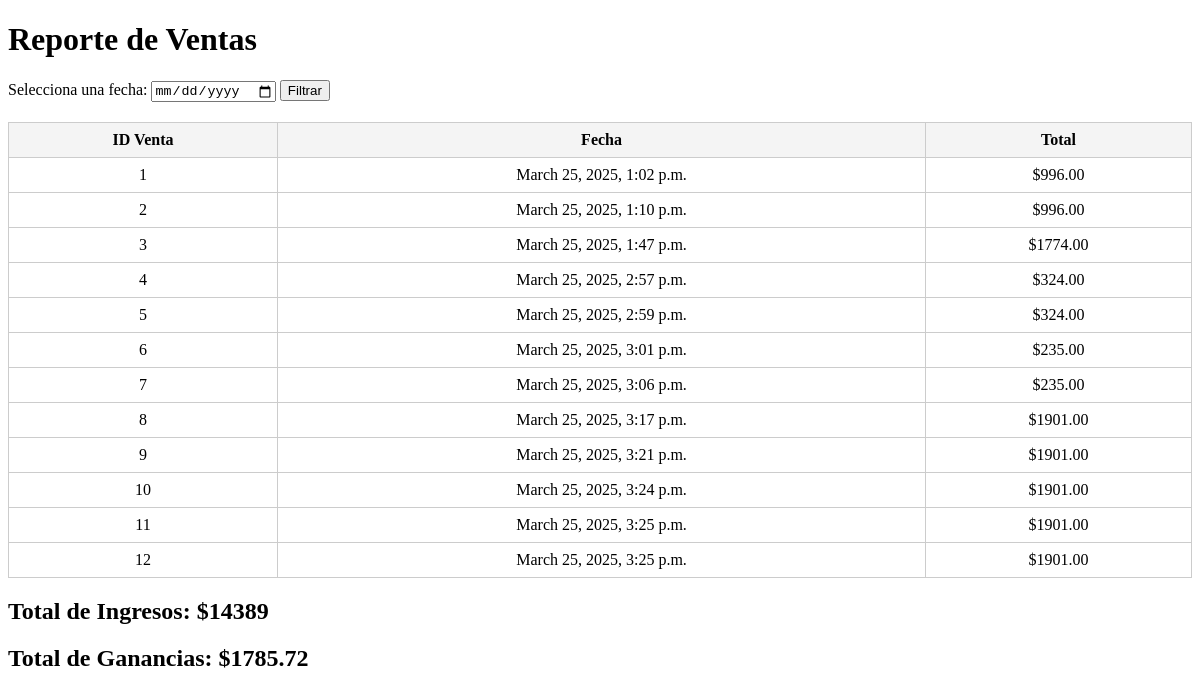
/productos/reporte_ventas/, run on the app's committed database.
### productos/models.py (models this page shows, shortened)
class Venta(models.Model):
    fecha = models.DateTimeField(auto_now_add=True)  # Fecha y hora de la venta
    def total_venta(self):
        return sum(detalle.subtotal for detalle in self.detalles.all())

class DetalleVenta(models.Model):
    venta = models.ForeignKey(Venta, related_name='detalles', on_delete=models.CASCADE)
    producto = models.ForeignKey(Producto, on_delete=models.CASCADE)
    cantidad = models.IntegerField()
    subtotal = models.DecimalField(max_digits=10, decimal_places=2)

### productos/views.py (the view)
# urls.py: path('reporte_ventas/', views.reporte_ventas, name='reporte_ventas'),
def reporte_ventas(request):
    fecha = request.GET.get('fecha')
    if fecha:
        fecha_inicio = datetime.strptime(fecha, "%Y-%m-%d")
        ventas = Venta.objects.filter(fecha__date=fecha_inicio)
    else:
        ventas = Venta.objects.all()
    total_ingresos = ventas.aggregate(Sum('detalles__subtotal'))['detalles__subtotal__sum'] or 0
    total_ganancia = sum(
        sum(detalle.subtotal - (detalle.cantidad * detalle.producto.costo) for detalle in venta.detalles.all())
        for venta in ventas
    )
    return render(request, 'productos/reporte_ventas.html', {
        'ventas': ventas,
        'total_ingresos': total_ingresos,
        'total_ganancia': total_ganancia,
        'fecha': fecha
    })

### productos/templates/productos/reporte_ventas.html (shortened to what this page needs)
<!DOCTYPE html>
<html>
<head>
</head>
<body>
    <h1>Reporte de Ventas</h1>
    <form method="GET" action="{% url 'reporte_ventas' %}">
        <label for="fecha">Selecciona una fecha:</label>
        <input type="date" id="fecha" name="fecha" value="{{ fecha }}">
        <button type="submit">Filtrar</button>
    </form>
    <table>
        <thead>
            <tr>
                <th>ID Venta</th>
                <th>Fecha</th>
                <th>Total</th>
            </tr>
        </thead>
        <tbody>
            {% for venta in ventas %}
                <tr>
                    <td>{{ venta.id }}</td>
                    <td>{{ venta.fecha }}</td>
                    <td>${{ venta.total_venta }}</td>
                </tr>
            {% endfor %}
        </tbody>
    </table>
    <h2>Total de Ingresos: ${{ total_ingresos }}</h2>
    <h2>Total de Ganancias: ${{ total_ganancia }}</h2>
</body>
</html>

### productos/templates/productos/reporte_ventas.html (style rules this page uses)
table { width: 100%; border-collapse: collapse; }
th, td { border: 1px solid #ccc; padding: 8px; text-align: center; }
th { background-color: #f4f4f4; }
form { margin-bottom: 20px; }

### data on the page
Venta: id "1", fecha "March 25, 2025, 1:02 p.m.", total_venta "996.00"
Venta: id "2", fecha "March 25, 2025, 1:10 p.m.", total_venta "996.00"
Venta: id "3", fecha "March 25, 2025, 1:47 p.m.", total_venta "1774.00"
Venta: id "4", fecha "March 25, 2025, 2:57 p.m.", total_venta "324.00"
Venta: id "5", fecha "March 25, 2025, 2:59 p.m.", total_venta "324.00"
Venta: id "6", fecha "March 25, 2025, 3:01 p.m.", total_venta "235.00"
Venta: id "7", fecha "March 25, 2025, 3:06 p.m.", total_venta "235.00"
Venta: id "8", fecha "March 25, 2025, 3:17 p.m.", total_venta "1901.00"
Venta: id "9", fecha "March 25, 2025, 3:21 p.m.", total_venta "1901.00"
Venta: id "10", fecha "March 25, 2025, 3:24 p.m.", total_venta "1901.00"
Venta: id "11", fecha "March 25, 2025, 3:25 p.m.", total_venta "1901.00"
Venta: id "12", fecha "March 25, 2025, 3:25 p.m.", total_venta "1901.00"

### other printed values
{{ total_ingresos }} "14389"
{{ total_ganancia }} "1785.72"
